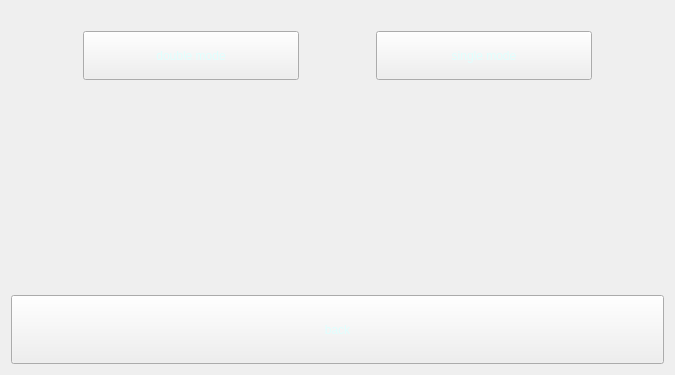
<?xml version="1.0" encoding="UTF-8"?>
<ui version="4.0">
 <class>mode_choose</class>
 <widget class="QWidget" name="mode_choose">
  <property name="geometry">
   <rect>
    <x>0</x>
    <y>0</y>
    <width>675</width>
    <height>375</height>
   </rect>
  </property>
  <property name="minimumSize">
   <size>
    <width>675</width>
    <height>375</height>
   </size>
  </property>
  <property name="maximumSize">
   <size>
    <width>675</width>
    <height>375</height>
   </size>
  </property>
  <property name="windowTitle">
   <string>钩子英雄</string>
  </property>
  <property name="styleSheet">
   <string notr="true">#mode_choose { 
	border-image: url(:/bg/img/bg_4.jpg);
 
} 
#mode_choose * { 
border-image:url(); 
}</string>
  </property>
  <layout class="QVBoxLayout" name="verticalLayout" stretch="1,3,1">
   <item>
    <layout class="QHBoxLayout" name="horizontalLayout" stretch="1,3,1,3,1">
     <property name="topMargin">
      <number>20</number>
     </property>
     <item>
      <spacer name="horizontalSpacer_2">
       <property name="orientation">
        <enum>Qt::Horizontal</enum>
       </property>
       <property name="sizeHint" stdset="0">
        <size>
         <width>40</width>
         <height>20</height>
        </size>
       </property>
      </spacer>
     </item>
     <item>
      <widget class="QPushButton" name="pushButton_2">
       <property name="sizePolicy">
        <sizepolicy hsizetype="Minimum" vsizetype="Expanding">
         <horstretch>0</horstretch>
         <verstretch>0</verstretch>
        </sizepolicy>
       </property>
       <property name="styleSheet">
        <string notr="true">color: rgb(224, 255, 254);
border-image: url(:/button/img/button_2.png);
font: 13pt &quot;Forte&quot;;</string>
       </property>
       <property name="text">
        <string>double mode</string>
       </property>
      </widget>
     </item>
     <item>
      <spacer name="horizontalSpacer">
       <property name="orientation">
        <enum>Qt::Horizontal</enum>
       </property>
       <property name="sizeHint" stdset="0">
        <size>
         <width>40</width>
         <height>20</height>
        </size>
       </property>
      </spacer>
     </item>
     <item>
      <widget class="QPushButton" name="pushButton">
       <property name="sizePolicy">
        <sizepolicy hsizetype="Minimum" vsizetype="Expanding">
         <horstretch>0</horstretch>
         <verstretch>0</verstretch>
        </sizepolicy>
       </property>
       <property name="styleSheet">
        <string notr="true">color: rgb(224, 255, 254);
border-image: url(:/button/img/button_2.png);
font: 13pt &quot;Forte&quot;;</string>
       </property>
       <property name="text">
        <string>single mode</string>
       </property>
      </widget>
     </item>
     <item>
      <spacer name="horizontalSpacer_3">
       <property name="orientation">
        <enum>Qt::Horizontal</enum>
       </property>
       <property name="sizeHint" stdset="0">
        <size>
         <width>40</width>
         <height>20</height>
        </size>
       </property>
      </spacer>
     </item>
    </layout>
   </item>
   <item>
    <spacer name="verticalSpacer">
     <property name="orientation">
      <enum>Qt::Vertical</enum>
     </property>
     <property name="sizeHint" stdset="0">
      <size>
       <width>20</width>
       <height>40</height>
      </size>
     </property>
    </spacer>
   </item>
   <item>
    <widget class="QPushButton" name="pushButton_3">
     <property name="sizePolicy">
      <sizepolicy hsizetype="Minimum" vsizetype="Expanding">
       <horstretch>0</horstretch>
       <verstretch>0</verstretch>
      </sizepolicy>
     </property>
     <property name="styleSheet">
      <string notr="true">color: rgb(224, 255, 254);border-image: url(:/button/img/button_2.png);
font: 13pt &quot;Forte&quot;;</string>
     </property>
     <property name="text">
      <string>back</string>
     </property>
    </widget>
   </item>
  </layout>
 </widget>
 <resources/>
 <connections/>
</ui>
